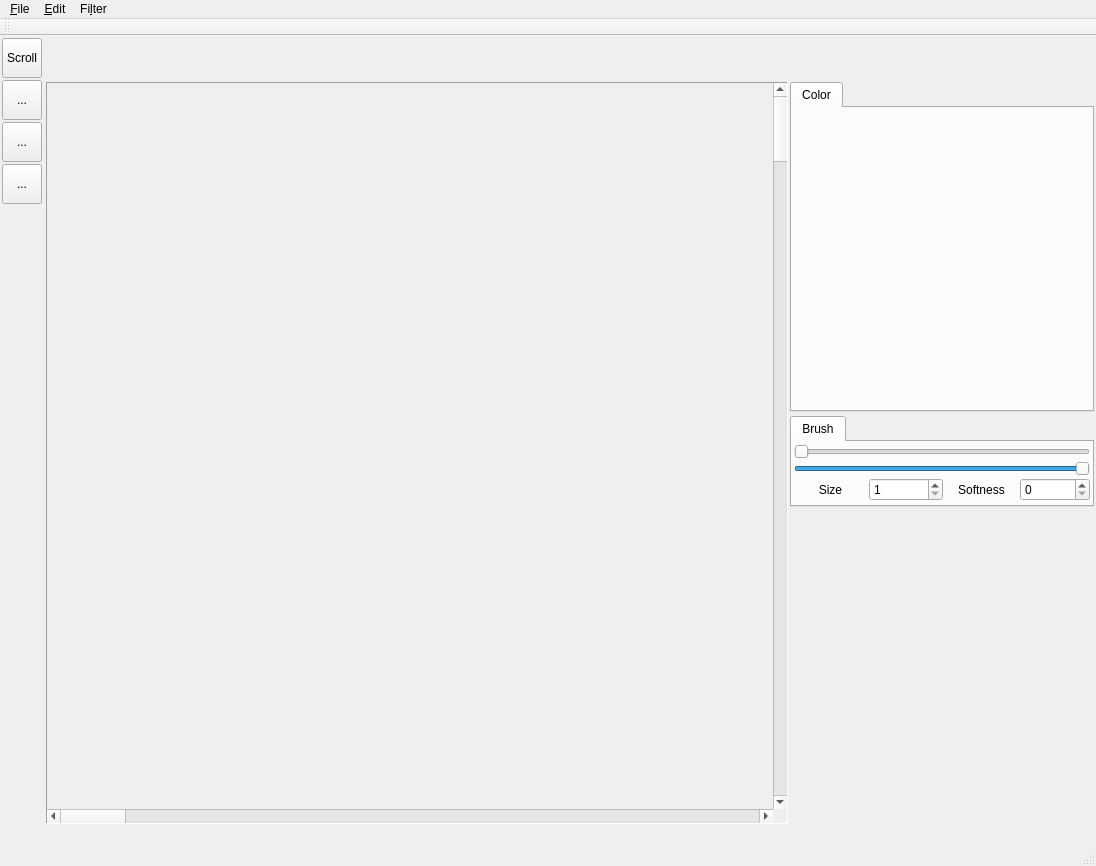
<?xml version="1.0" encoding="UTF-8"?>
<ui version="4.0">
 <class>MainWindow</class>
 <widget class="QMainWindow" name="MainWindow">
  <property name="geometry">
   <rect>
    <x>0</x>
    <y>0</y>
    <width>1096</width>
    <height>866</height>
   </rect>
  </property>
  <property name="acceptDrops">
   <bool>true</bool>
  </property>
  <property name="windowTitle">
   <string>MainWindow</string>
  </property>
  <widget class="QWidget" name="centralWidget">
   <layout class="QGridLayout" name="gridLayout_4">
    <property name="leftMargin">
     <number>0</number>
    </property>
    <property name="topMargin">
     <number>0</number>
    </property>
    <property name="rightMargin">
     <number>0</number>
    </property>
    <property name="bottomMargin">
     <number>0</number>
    </property>
    <property name="spacing">
     <number>0</number>
    </property>
    <item row="1" column="2">
     <widget class="QFrame" name="frame_4">
      <property name="frameShape">
       <enum>QFrame::NoFrame</enum>
      </property>
      <property name="frameShadow">
       <enum>QFrame::Raised</enum>
      </property>
      <layout class="QVBoxLayout" name="verticalLayout_2">
       <property name="spacing">
        <number>2</number>
       </property>
       <property name="leftMargin">
        <number>2</number>
       </property>
       <property name="topMargin">
        <number>0</number>
       </property>
       <property name="rightMargin">
        <number>2</number>
       </property>
       <property name="bottomMargin">
        <number>0</number>
       </property>
       <item>
        <widget class="QTabWidget" name="Color">
         <property name="sizePolicy">
          <sizepolicy hsizetype="Preferred" vsizetype="Preferred">
           <horstretch>0</horstretch>
           <verstretch>0</verstretch>
          </sizepolicy>
         </property>
         <property name="focusPolicy">
          <enum>Qt::NoFocus</enum>
         </property>
         <property name="currentIndex">
          <number>0</number>
         </property>
         <widget class="QWidget" name="tab">
          <attribute name="title">
           <string>Color</string>
          </attribute>
          <layout class="QHBoxLayout" name="horizontalLayout_3">
           <property name="spacing">
            <number>0</number>
           </property>
           <property name="leftMargin">
            <number>0</number>
           </property>
           <property name="topMargin">
            <number>0</number>
           </property>
           <property name="rightMargin">
            <number>0</number>
           </property>
           <property name="bottomMargin">
            <number>0</number>
           </property>
           <item>
            <widget class="SaturationBrightnessWidget" name="widget_color" native="true">
             <property name="minimumSize">
              <size>
               <width>300</width>
               <height>300</height>
              </size>
             </property>
             <property name="maximumSize">
              <size>
               <width>300</width>
               <height>300</height>
              </size>
             </property>
            </widget>
           </item>
          </layout>
         </widget>
        </widget>
       </item>
       <item>
        <widget class="ColorEditWidget" name="widget_color_edit" native="true"/>
       </item>
       <item>
        <widget class="QTabWidget" name="tabWidget_3">
         <property name="sizePolicy">
          <sizepolicy hsizetype="Preferred" vsizetype="Preferred">
           <horstretch>0</horstretch>
           <verstretch>0</verstretch>
          </sizepolicy>
         </property>
         <property name="focusPolicy">
          <enum>Qt::NoFocus</enum>
         </property>
         <property name="currentIndex">
          <number>0</number>
         </property>
         <widget class="QWidget" name="tab_brush">
          <attribute name="title">
           <string>Brush</string>
          </attribute>
          <layout class="QVBoxLayout" name="verticalLayout_3">
           <property name="spacing">
            <number>2</number>
           </property>
           <property name="leftMargin">
            <number>2</number>
           </property>
           <property name="topMargin">
            <number>2</number>
           </property>
           <property name="rightMargin">
            <number>2</number>
           </property>
           <property name="bottomMargin">
            <number>2</number>
           </property>
           <item>
            <widget class="BrushSlider" name="horizontalSlider_size">
             <property name="sizePolicy">
              <sizepolicy hsizetype="Preferred" vsizetype="Fixed">
               <horstretch>0</horstretch>
               <verstretch>0</verstretch>
              </sizepolicy>
             </property>
             <property name="minimum">
              <number>1</number>
             </property>
             <property name="maximum">
              <number>1000</number>
             </property>
             <property name="orientation">
              <enum>Qt::Horizontal</enum>
             </property>
            </widget>
           </item>
           <item>
            <widget class="BrushSlider" name="horizontalSlider_softness">
             <property name="sizePolicy">
              <sizepolicy hsizetype="Preferred" vsizetype="Fixed">
               <horstretch>0</horstretch>
               <verstretch>0</verstretch>
              </sizepolicy>
             </property>
             <property name="maximum">
              <number>100</number>
             </property>
             <property name="value">
              <number>100</number>
             </property>
             <property name="orientation">
              <enum>Qt::Horizontal</enum>
             </property>
            </widget>
           </item>
           <item>
            <layout class="QHBoxLayout" name="horizontalLayout_5">
             <property name="spacing">
              <number>2</number>
             </property>
             <item>
              <widget class="QLabel" name="label_7">
               <property name="text">
                <string>Size</string>
               </property>
               <property name="alignment">
                <set>Qt::AlignCenter</set>
               </property>
              </widget>
             </item>
             <item>
              <widget class="QSpinBox" name="spinBox_brush_size">
               <property name="minimum">
                <number>1</number>
               </property>
               <property name="maximum">
                <number>1000</number>
               </property>
              </widget>
             </item>
             <item>
              <widget class="QLabel" name="label_8">
               <property name="text">
                <string>Softness</string>
               </property>
               <property name="alignment">
                <set>Qt::AlignCenter</set>
               </property>
              </widget>
             </item>
             <item>
              <widget class="QSpinBox" name="spinBox_brush_softness">
               <property name="minimumSize">
                <size>
                 <width>70</width>
                 <height>0</height>
                </size>
               </property>
               <property name="maximumSize">
                <size>
                 <width>70</width>
                 <height>16777215</height>
                </size>
               </property>
               <property name="maximum">
                <number>100</number>
               </property>
              </widget>
             </item>
            </layout>
           </item>
          </layout>
         </widget>
        </widget>
       </item>
       <item>
        <spacer name="verticalSpacer_2">
         <property name="orientation">
          <enum>Qt::Vertical</enum>
         </property>
         <property name="sizeHint" stdset="0">
          <size>
           <width>20</width>
           <height>40</height>
          </size>
         </property>
        </spacer>
       </item>
       <item>
        <widget class="QFrame" name="frame_2">
         <property name="frameShape">
          <enum>QFrame::NoFrame</enum>
         </property>
         <property name="frameShadow">
          <enum>QFrame::Raised</enum>
         </property>
         <layout class="QVBoxLayout" name="verticalLayout">
          <property name="leftMargin">
           <number>0</number>
          </property>
          <property name="topMargin">
           <number>0</number>
          </property>
          <property name="rightMargin">
           <number>0</number>
          </property>
          <property name="bottomMargin">
           <number>0</number>
          </property>
         </layout>
        </widget>
       </item>
      </layout>
     </widget>
    </item>
    <item row="0" column="1" colspan="2">
     <widget class="QFrame" name="frame_6">
      <property name="minimumSize">
       <size>
        <width>0</width>
        <height>46</height>
       </size>
      </property>
      <property name="maximumSize">
       <size>
        <width>16777215</width>
        <height>46</height>
       </size>
      </property>
      <property name="frameShape">
       <enum>QFrame::NoFrame</enum>
      </property>
      <property name="frameShadow">
       <enum>QFrame::Raised</enum>
      </property>
      <layout class="QVBoxLayout" name="verticalLayout_7">
       <property name="spacing">
        <number>2</number>
       </property>
       <property name="leftMargin">
        <number>0</number>
       </property>
       <property name="topMargin">
        <number>2</number>
       </property>
       <property name="rightMargin">
        <number>2</number>
       </property>
       <property name="bottomMargin">
        <number>20</number>
       </property>
       <item>
        <widget class="QStackedWidget" name="stackedWidget">
         <widget class="QWidget" name="page"/>
         <widget class="QWidget" name="page_2"/>
        </widget>
       </item>
       <item>
        <widget class="Line" name="line">
         <property name="orientation">
          <enum>Qt::Vertical</enum>
         </property>
        </widget>
       </item>
      </layout>
     </widget>
    </item>
    <item row="1" column="1">
     <widget class="QFrame" name="frame">
      <property name="frameShape">
       <enum>QFrame::Panel</enum>
      </property>
      <property name="frameShadow">
       <enum>QFrame::Sunken</enum>
      </property>
      <layout class="QGridLayout" name="gridLayout">
       <property name="leftMargin">
        <number>0</number>
       </property>
       <property name="topMargin">
        <number>0</number>
       </property>
       <property name="rightMargin">
        <number>0</number>
       </property>
       <property name="bottomMargin">
        <number>0</number>
       </property>
       <property name="spacing">
        <number>0</number>
       </property>
       <item row="0" column="0">
        <widget class="ImageViewWidget" name="widget_image_view" native="true">
         <property name="sizePolicy">
          <sizepolicy hsizetype="Expanding" vsizetype="Preferred">
           <horstretch>0</horstretch>
           <verstretch>0</verstretch>
          </sizepolicy>
         </property>
         <property name="focusPolicy">
          <enum>Qt::ClickFocus</enum>
         </property>
        </widget>
       </item>
       <item row="0" column="1">
        <widget class="QScrollBar" name="verticalScrollBar">
         <property name="orientation">
          <enum>Qt::Vertical</enum>
         </property>
        </widget>
       </item>
       <item row="1" column="0">
        <widget class="QScrollBar" name="horizontalScrollBar">
         <property name="orientation">
          <enum>Qt::Horizontal</enum>
         </property>
        </widget>
       </item>
      </layout>
     </widget>
    </item>
    <item row="2" column="1">
     <widget class="BrushPreviewWidget" name="widget_brush" native="true">
      <property name="sizePolicy">
       <sizepolicy hsizetype="Preferred" vsizetype="Fixed">
        <horstretch>0</horstretch>
        <verstretch>0</verstretch>
       </sizepolicy>
      </property>
      <property name="minimumSize">
       <size>
        <width>0</width>
        <height>20</height>
       </size>
      </property>
      <property name="maximumSize">
       <size>
        <width>16777215</width>
        <height>20</height>
       </size>
      </property>
     </widget>
    </item>
    <item row="0" column="0" rowspan="3">
     <widget class="QFrame" name="frame_5">
      <property name="minimumSize">
       <size>
        <width>46</width>
        <height>0</height>
       </size>
      </property>
      <property name="maximumSize">
       <size>
        <width>46</width>
        <height>16777215</height>
       </size>
      </property>
      <property name="frameShape">
       <enum>QFrame::NoFrame</enum>
      </property>
      <property name="frameShadow">
       <enum>QFrame::Raised</enum>
      </property>
      <layout class="QVBoxLayout" name="verticalLayout_4">
       <property name="spacing">
        <number>2</number>
       </property>
       <property name="leftMargin">
        <number>2</number>
       </property>
       <property name="topMargin">
        <number>2</number>
       </property>
       <property name="rightMargin">
        <number>2</number>
       </property>
       <property name="bottomMargin">
        <number>2</number>
       </property>
       <item>
        <widget class="QToolButton" name="toolButton_scroll">
         <property name="minimumSize">
          <size>
           <width>40</width>
           <height>40</height>
          </size>
         </property>
         <property name="maximumSize">
          <size>
           <width>40</width>
           <height>40</height>
          </size>
         </property>
         <property name="focusPolicy">
          <enum>Qt::NoFocus</enum>
         </property>
         <property name="text">
          <string>Scroll</string>
         </property>
         <property name="icon">
          <iconset resource="resources.qrc">
           <normaloff>:/image/hand.svg</normaloff>:/image/hand.svg</iconset>
         </property>
         <property name="iconSize">
          <size>
           <width>32</width>
           <height>32</height>
          </size>
         </property>
        </widget>
       </item>
       <item>
        <widget class="QToolButton" name="toolButton_paint_brush">
         <property name="minimumSize">
          <size>
           <width>40</width>
           <height>40</height>
          </size>
         </property>
         <property name="maximumSize">
          <size>
           <width>40</width>
           <height>40</height>
          </size>
         </property>
         <property name="focusPolicy">
          <enum>Qt::NoFocus</enum>
         </property>
         <property name="text">
          <string>...</string>
         </property>
         <property name="icon">
          <iconset resource="resources.qrc">
           <normaloff>:/image/brush.svg</normaloff>:/image/brush.svg</iconset>
         </property>
         <property name="iconSize">
          <size>
           <width>32</width>
           <height>32</height>
          </size>
         </property>
        </widget>
       </item>
       <item>
        <widget class="QToolButton" name="toolButton_eraser_brush">
         <property name="minimumSize">
          <size>
           <width>40</width>
           <height>40</height>
          </size>
         </property>
         <property name="maximumSize">
          <size>
           <width>40</width>
           <height>40</height>
          </size>
         </property>
         <property name="focusPolicy">
          <enum>Qt::NoFocus</enum>
         </property>
         <property name="text">
          <string>...</string>
         </property>
         <property name="icon">
          <iconset resource="resources.qrc">
           <normaloff>:/image/brush.svg</normaloff>:/image/brush.svg</iconset>
         </property>
         <property name="iconSize">
          <size>
           <width>32</width>
           <height>32</height>
          </size>
         </property>
        </widget>
       </item>
       <item>
        <widget class="QToolButton" name="toolButton_rect">
         <property name="minimumSize">
          <size>
           <width>40</width>
           <height>40</height>
          </size>
         </property>
         <property name="maximumSize">
          <size>
           <width>40</width>
           <height>40</height>
          </size>
         </property>
         <property name="focusPolicy">
          <enum>Qt::NoFocus</enum>
         </property>
         <property name="text">
          <string>...</string>
         </property>
         <property name="icon">
          <iconset resource="resources.qrc">
           <normaloff>:/image/bounds.svg</normaloff>:/image/bounds.svg</iconset>
         </property>
         <property name="iconSize">
          <size>
           <width>32</width>
           <height>32</height>
          </size>
         </property>
        </widget>
       </item>
       <item>
        <spacer name="verticalSpacer">
         <property name="orientation">
          <enum>Qt::Vertical</enum>
         </property>
         <property name="sizeHint" stdset="0">
          <size>
           <width>20</width>
           <height>412</height>
          </size>
         </property>
        </spacer>
       </item>
       <item>
        <widget class="ColorPreviewWidget" name="widget_color_preview" native="true">
         <property name="sizePolicy">
          <sizepolicy hsizetype="Fixed" vsizetype="Fixed">
           <horstretch>0</horstretch>
           <verstretch>0</verstretch>
          </sizepolicy>
         </property>
         <property name="minimumSize">
          <size>
           <width>40</width>
           <height>40</height>
          </size>
         </property>
         <property name="maximumSize">
          <size>
           <width>40</width>
           <height>40</height>
          </size>
         </property>
        </widget>
       </item>
      </layout>
     </widget>
    </item>
   </layout>
  </widget>
  <widget class="QMenuBar" name="menuBar">
   <property name="geometry">
    <rect>
     <x>0</x>
     <y>0</y>
     <width>1096</width>
     <height>17</height>
    </rect>
   </property>
   <widget class="QMenu" name="menu_Edit">
    <property name="title">
     <string>&amp;Edit</string>
    </property>
    <widget class="QMenu" name="menu_Bounds">
     <property name="title">
      <string>&amp;Bounds</string>
     </property>
     <addaction name="action_select_rectangle"/>
     <addaction name="action_clear_bounds"/>
    </widget>
    <addaction name="action_resize"/>
    <addaction name="action_trim"/>
    <addaction name="action_edit_copy"/>
    <addaction name="menu_Bounds"/>
    <addaction name="separator"/>
    <addaction name="action_settings"/>
   </widget>
   <widget class="QMenu" name="menu_File">
    <property name="title">
     <string>&amp;File</string>
    </property>
    <addaction name="action_new"/>
    <addaction name="action_file_open"/>
    <addaction name="action_file_save_as"/>
   </widget>
   <widget class="QMenu" name="menuFi_lter">
    <property name="title">
     <string>Fi&amp;lter</string>
    </property>
    <addaction name="action_filter_median"/>
    <addaction name="action_filter_maximize"/>
    <addaction name="action_filter_minimize"/>
    <addaction name="action_filter_blur"/>
    <addaction name="action_filter_antialias"/>
    <addaction name="action_filter_sepia"/>
    <addaction name="action_filter_2xBRZ"/>
    <addaction name="action_filter_4xBRZ"/>
   </widget>
   <addaction name="menu_File"/>
   <addaction name="menu_Edit"/>
   <addaction name="menuFi_lter"/>
  </widget>
  <widget class="QToolBar" name="mainToolBar">
   <attribute name="toolBarArea">
    <enum>TopToolBarArea</enum>
   </attribute>
   <attribute name="toolBarBreak">
    <bool>false</bool>
   </attribute>
  </widget>
  <widget class="QStatusBar" name="statusBar"/>
  <action name="action_resize">
   <property name="text">
    <string>&amp;Resize</string>
   </property>
  </action>
  <action name="action_file_open">
   <property name="text">
    <string>&amp;Open...</string>
   </property>
   <property name="shortcut">
    <string>Ctrl+O</string>
   </property>
  </action>
  <action name="action_filter_median">
   <property name="text">
    <string>Median</string>
   </property>
  </action>
  <action name="action_filter_maximize">
   <property name="text">
    <string>Maximize</string>
   </property>
  </action>
  <action name="action_filter_minimize">
   <property name="text">
    <string>Minimize</string>
   </property>
  </action>
  <action name="action_filter_blur">
   <property name="text">
    <string>Blur</string>
   </property>
  </action>
  <action name="action_filter_antialias">
   <property name="text">
    <string>Antialias</string>
   </property>
  </action>
  <action name="action_file_save_as">
   <property name="text">
    <string>Save &amp;as...</string>
   </property>
  </action>
  <action name="action_trim">
   <property name="text">
    <string>Trim</string>
   </property>
  </action>
  <action name="action_edit_copy">
   <property name="text">
    <string>&amp;Copy</string>
   </property>
   <property name="shortcut">
    <string>Ctrl+C</string>
   </property>
  </action>
  <action name="action_new">
   <property name="text">
    <string>New...</string>
   </property>
   <property name="shortcut">
    <string>Ctrl+N</string>
   </property>
  </action>
  <action name="action_select_rectangle">
   <property name="text">
    <string>Select rectangle</string>
   </property>
  </action>
  <action name="action_clear_bounds">
   <property name="text">
    <string>Clear bounds</string>
   </property>
   <property name="toolTip">
    <string>Clear bounds</string>
   </property>
  </action>
  <action name="action_filter_sepia">
   <property name="text">
    <string>Sepia</string>
   </property>
  </action>
  <action name="action_settings">
   <property name="text">
    <string>&amp;Settings...</string>
   </property>
  </action>
  <action name="action_filter_2xBRZ">
   <property name="text">
    <string>2xBRZ</string>
   </property>
  </action>
  <action name="action_filter_4xBRZ">
   <property name="text">
    <string>4xBRZ</string>
   </property>
  </action>
 </widget>
 <layoutdefault spacing="6" margin="11"/>
 <customwidgets>
  <customwidget>
   <class>BrushPreviewWidget</class>
   <extends>QWidget</extends>
   <header>BrushPreviewWidget.h</header>
   <container>1</container>
  </customwidget>
  <customwidget>
   <class>SaturationBrightnessWidget</class>
   <extends>QWidget</extends>
   <header>SaturationBrightnessWidget.h</header>
   <container>1</container>
  </customwidget>
  <customwidget>
   <class>ImageViewWidget</class>
   <extends>QWidget</extends>
   <header>ImageViewWidget.h</header>
   <container>1</container>
  </customwidget>
  <customwidget>
   <class>BrushSlider</class>
   <extends>QSlider</extends>
   <header>BrushSlider.h</header>
  </customwidget>
  <customwidget>
   <class>ColorPreviewWidget</class>
   <extends>QWidget</extends>
   <header>ColorPreviewWidget.h</header>
   <container>1</container>
  </customwidget>
  <customwidget>
   <class>ColorEditWidget</class>
   <extends>QWidget</extends>
   <header>ColorEditWidget.h</header>
   <container>1</container>
  </customwidget>
 </customwidgets>
 <tabstops>
  <tabstop>toolButton_scroll</tabstop>
  <tabstop>toolButton_paint_brush</tabstop>
  <tabstop>toolButton_rect</tabstop>
  <tabstop>Color</tabstop>
  <tabstop>tabWidget_3</tabstop>
  <tabstop>horizontalSlider_size</tabstop>
  <tabstop>horizontalSlider_softness</tabstop>
  <tabstop>spinBox_brush_size</tabstop>
  <tabstop>spinBox_brush_softness</tabstop>
 </tabstops>
 <resources>
  <include location="resources.qrc"/>
 </resources>
 <connections/>
</ui>
